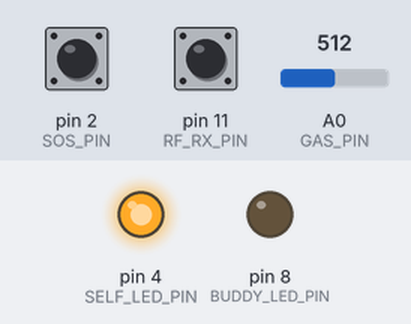
Simulated run of this sketch. Board: Arduino Uno, built with avr-gcc and run on an emulated ATmega328P. Shown: output pins drawn as LEDs (lit = HIGH). The inputs (shaded band) are chosen by the test bench; at power-on: pin 2 (SOS_PIN) HIGH, pin 11 (RF_RX_PIN) HIGH, A0 (GAS_PIN) = 512. Random numbers use the default seed unless the sketch sets one; no radio packets arrive unless stated; what the sketch prints to the serial monitor is not drawn.

Above: at 0.4 s.
Timing chart, 0 to 1.9 s (numbered marks = the images above):
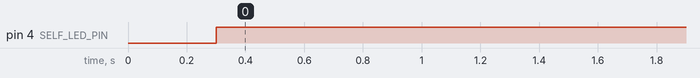

The sketch:

wearable.ino
```cpp
#include <RH_ASK.h>
#include <SPI.h>          // required for RadioHead to compile

// Firmware for both wearables. At power-on it checks whether an RF receiver is
// wired to pin 11 and picks its role:
//   Relay (Module 1, receiver fitted): sends its own readings, forwards Module 2's
//     readings to the dashboard, and lights the buddy LED when Module 2 is in trouble.
//   Sensor (Module 2, no receiver): sends its own readings only.
//
// Wiring: RF transmitter DATA -> pin 12, RF receiver DATA -> pin 11 (relay only),
//         MQ-2 AO -> A0, SOS button between pin 2 and GND (uses the internal pull-up),
//         alert LED -> pin 4, buddy LED -> pin 8 (relay only). Leave A1 unconnected.
RH_ASK rf;                // 2000 bps, RX=11, TX=12, PTT=10

const uint8_t RF_RX_PIN     = 11;
const uint8_t GAS_PIN       = A0;
const uint8_t SOS_PIN       = 2;
const uint8_t SELF_LED_PIN  = 4;
const uint8_t BUDDY_LED_PIN = 8;

const uint8_t  RELAY_ID  = 1;     // worker number used when a receiver is detected
const uint8_t  SENSOR_ID = 67;    // worker number used when there is no receiver
const uint16_t GAS_ALERT = 400;   // raw MQ-2 reading; matches the dashboard's Warning line

const unsigned long DETECT_MS = 200;
const unsigned long SEND_INTERVAL_MS = 1000;
const uint8_t SOS_REPEATS = 3;    // one-way radio: repeat SOS changes so one isn't lost
// A packet is about 100 ms on air. The gap leaves the relay time to forward each copy.
const unsigned long REPEAT_GAP_MS = 250;

// Must match the receiver's Packet exactly (6 bytes).
struct __attribute__((packed)) Packet {
  uint8_t  nodeId;   // worker / wearable number
  uint16_t gas;      // raw MQ-2 analogRead, 0-1023
  uint8_t  sos;      // 1 = SOS active, 0 = normal
  uint16_t seq;      // goes up by 1 each send, so the bridge can spot lost packets
};

bool isRelay = false;
uint8_t nodeId = SENSOR_ID;
bool sosActive = false;
uint16_t seq = 0;
unsigned long lastSend = 0;
unsigned long sendInterval = SEND_INTERVAL_MS;

// With the pull-up on, an empty pin always reads HIGH. A powered receiver drives
// the pin itself and its output goes LOW on radio noise. Must run before rf.init().
bool receiverAttached() {
  pinMode(RF_RX_PIN, INPUT_PULLUP);
  delay(100);                     // let the pin and the receiver settle
  unsigned long start = millis();
  while (millis() - start < DETECT_MS) {
    if (digitalRead(RF_RX_PIN) == LOW) return true;
  }
  return false;
}

// Send one reading. `repeats` copies go out with the same seq, so the bridge
// keeps only the first and doesn't count the extras as separate packets.
void sendPacket(uint8_t repeats = 1) {
  Packet p = { nodeId, (uint16_t)analogRead(GAS_PIN), (uint8_t)(sosActive ? 1 : 0), seq++ };
  for (uint8_t i = 0; i < repeats; i++) {
    if (i > 0) delay(REPEAT_GAP_MS);
    rf.send((uint8_t*)&p, sizeof(p));
    rf.waitPacketSent();
  }
  lastSend = millis();
  // Both wearables send about once a second, so vary the sensor's timing to stop
  // them overlapping again and again.
  if (!isRelay) sendInterval = random(SEND_INTERVAL_MS - 100, SEND_INTERVAL_MS + 101);
}

// Returns true once per press (pressed = pin pulled LOW), with simple debouncing.
bool sosPressed() {
  static bool lastState = HIGH;
  static unsigned long lastChange = 0;
  bool state = digitalRead(SOS_PIN);
  if (state != lastState && millis() - lastChange > 50) {
    lastChange = millis();
    lastState = state;
    return state == LOW;
  }
  return false;
}

// Relay only: forward Module 2's readings unchanged and update the buddy LED.
// Checking the ID means nothing else heard on the radio gets rebroadcast.
void relayBuddy() {
  uint8_t buf[RH_ASK_MAX_MESSAGE_LEN];
  uint8_t len = sizeof(buf);
  if (!rf.recv(buf, &len) || len != sizeof(Packet)) return;

  Packet p;
  memcpy(&p, buf, sizeof(p));
  if (p.nodeId != SENSOR_ID) return;

  digitalWrite(BUDDY_LED_PIN, (p.sos || p.gas >= GAS_ALERT) ? HIGH : LOW);
  rf.send(buf, len);
  rf.waitPacketSent();
}

void setup() {
  Serial.begin(115200);
  pinMode(SOS_PIN, INPUT_PULLUP);
  pinMode(SELF_LED_PIN, OUTPUT);
  pinMode(BUDDY_LED_PIN, OUTPUT);
  randomSeed(analogRead(A1));     // A1 is unconnected: different timing each reset

  isRelay = receiverAttached();
  nodeId = isRelay ? RELAY_ID : SENSOR_ID;
  rf.init();

  Serial.print(isRelay ? "# role: relay, id " : "# role: sensor, id ");
  Serial.println(nodeId);
}

void loop() {
  // The LED follows the gas level, but only the button sets the SOS sent to the dashboard.
  digitalWrite(SELF_LED_PIN, (sosActive || analogRead(GAS_PIN) >= GAS_ALERT) ? HIGH : LOW);

  if (isRelay) relayBuddy();

  // Each press toggles SOS on/off, and is sent straight away (a few times).
  if (sosPressed()) {
    sosActive = !sosActive;
    sendPacket(SOS_REPEATS);
  }

  if (millis() - lastSend >= sendInterval) {
    sendPacket();
  }
}
```

Measured:
- by itself, pin 4 (SELF_LED_PIN): LOW → HIGH at 0.30 s
